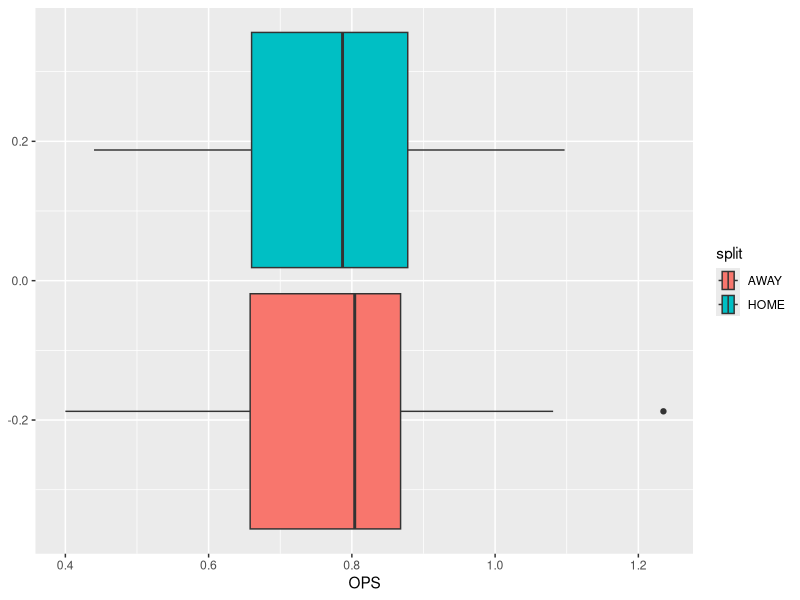
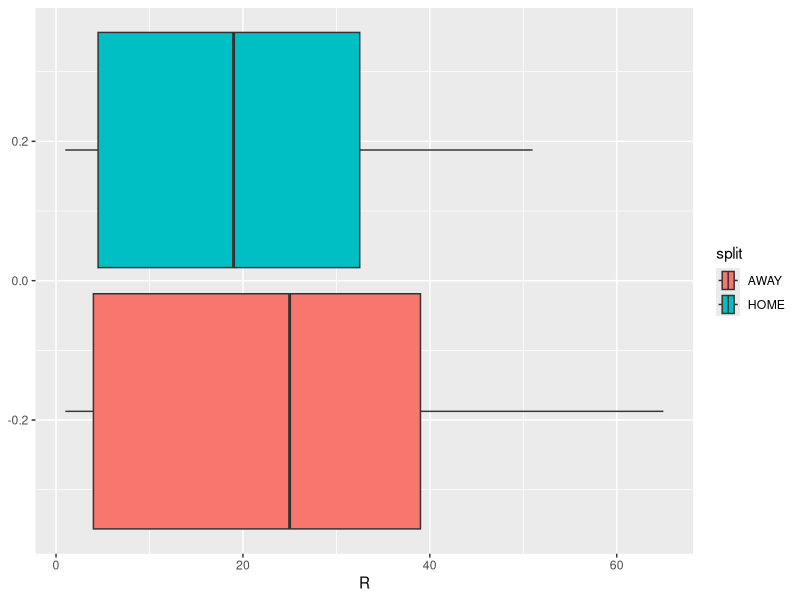
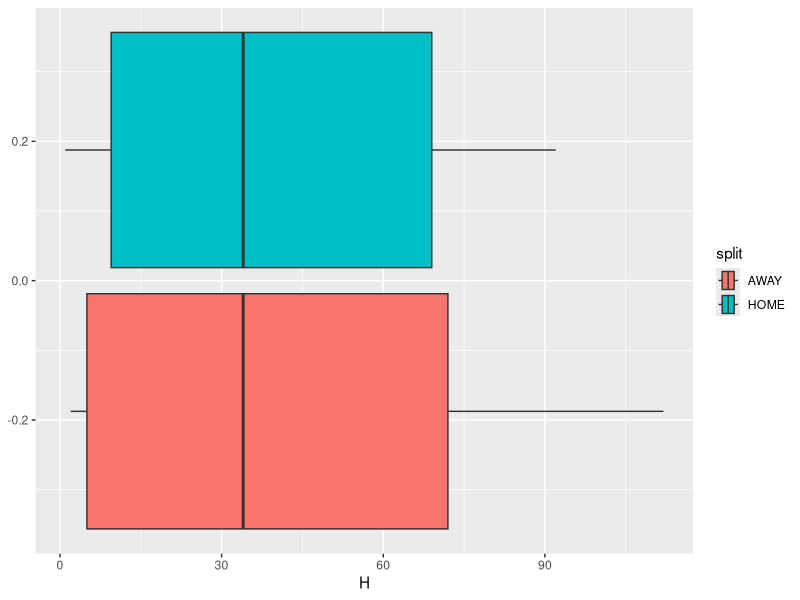
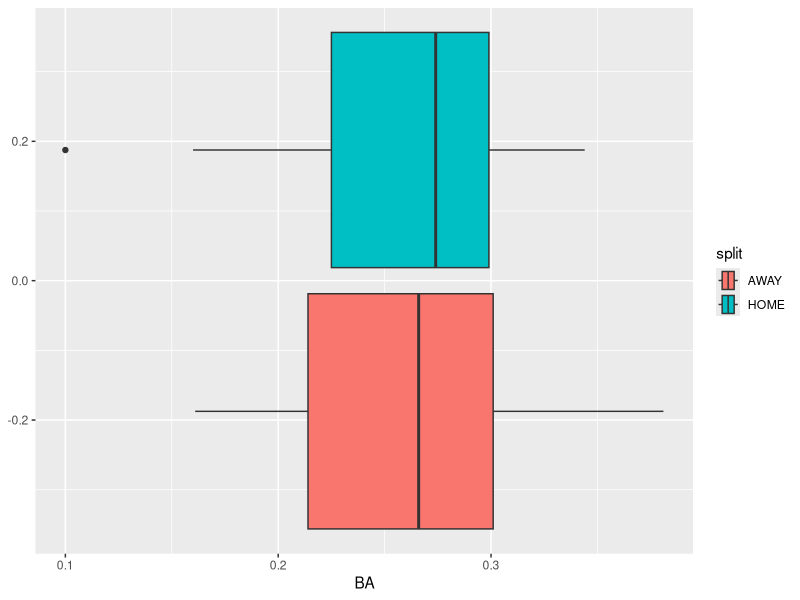
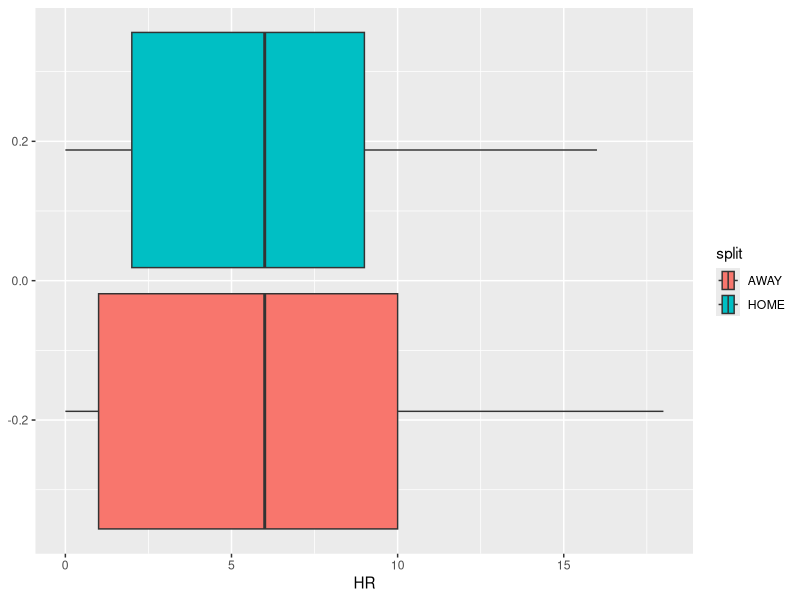
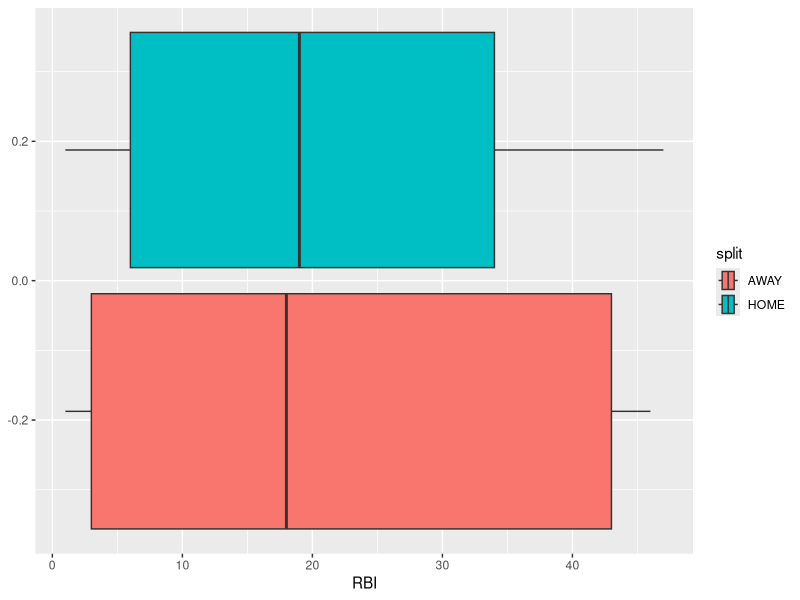

Reproduce these figures in R, in order.
## ---- chunk 1
knitr::opts_chunk$set(echo = TRUE)
## ---- chunk 2
library(dplyr)
library(tidyverse)
## ---- chunk 3
astros_home <- read.csv("./data/astros_2017_player_splits_home.csv") %>%
  mutate(Name = str_split_fixed(Name, "\\\\", 2)[,1]) %>%
  mutate(split = "HOME")

astros_away <- read.csv("./data/astros_2017_player_splits_away.csv")%>%
  mutate(Name = str_split_fixed(Name, "\\\\", 2)[,1]) %>%
  mutate(split = "AWAY")

astros_2017 <- rbind(astros_home[-length(astros_home[,1]),], astros_away[-length(astros_home[,1]),])
## ---- chunk 4
head(astros_home)
## ---- chunk 5
head(astros_away)
## ---- chunk 6
astros_2017 %>%
  drop_na() %>%
  ggplot() +
    geom_boxplot(aes(x=OPS, fill=split))
astros_2017 %>%
  drop_na() %>%
  ggplot() +
    geom_boxplot(aes(x=R, fill=split))
astros_2017 %>%
  drop_na() %>%
  ggplot() +
    geom_boxplot(aes(x=H, fill=split))
astros_2017 %>%
  drop_na() %>%
  ggplot() +
    geom_boxplot(aes(x=BA, fill=split))
astros_2017 %>%
  drop_na() %>%
  ggplot() +
    geom_boxplot(aes(x=HR, fill=split))
astros_2017 %>%
  drop_na() %>%
  ggplot() +
    geom_boxplot(aes(x=RBI, fill=split))
